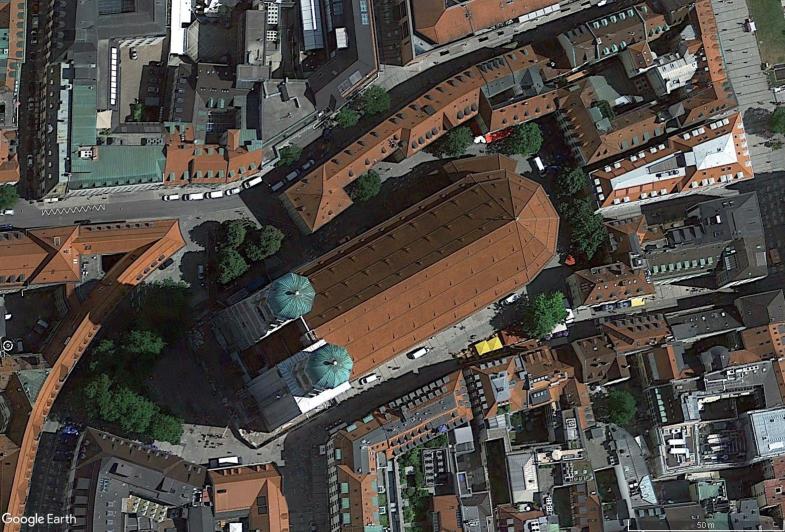
%> input picture Vorschläge_Archiv/Vorschlag_Schneider/Plane (2).jpg, 1570 x 1064 px (shown at 1/2 size)
$ octave Vorschlag_Schneider.m   (GNU Octave 9; MATLAB toolbox functions it lacks are replaced by stand-ins)
%> lines starting %> are read from the running program, lines starting %| are printed output that depends on the picture
%This is the code for my approach on the orientating problem
%The four point algorithm serves as the basis for aligning the images and
    %is paired with a standard RANSAC
%So far only two pictures can be compared at once, as this only serves an evaluation of
%this approach
%sorry for the messed up image names and that you have to manually read
%them in


%Steps:
%1.Extract features (Candidates: SURF,...)
%2.: Match features
%3.: 4PA on the features (Ransac for robustness) -> H
        % 4PA works without knowledge of K
%4.: Interpolate the Pixel values from its maped coordinates into the other
%Picture %as a step between: Scale the mapping into the other picture, so that third component of
%image coordinate is 1 (aka. is in the image plane)

%Evaluation:
%-Has problems finding enough feature points on images with strong
    %intensity changes, solution: probably split into R,G,B
%-Has Problems with frauenkirche-> to much perspective for 4PA, another
%algortihm might be desirable

%Special aspects:
%so far only the black and white image was used for feature matching
%Advantage: faster than all colours while probably equally precise
%put it in a function

%Currently, on some images not enough feature points are detected
%possible solutions:
    %1.:Adapt brightness(result of this was rather poor, so discard that)
    %2.:Also use colour information(e.g. as error handling use red, green,
        %blue instead of the initial gray or collect their locations from the beginning on and put them together into one 'correspondences vector)
        %This lead to slight improvement
    %3.:change the matching threshold and metric, etc (currently: MaxRatio
        %increased to 0.69 has yielded more image points)
    %4.:Use different descriptor(Porbably not desirable, SURF is fairly robust
        %to changes in iluminatioin)
 %2.&3. (especially 2.) seemed to be the most promising


close all;
close all hidden;
%1.: Feature extraction:
%first image:
I1 = imread('Plane (2).jpg'); %this needs to be adapted to: the file names and multile possible data formats
%> I1 is the input picture: size 1064x1570x3 uint8; mean R, G, B 80.3, 74.9, 69.5
I1=im2double(I1);
%> I1: size 1064x1570x3 double
if length(size(I1))>2
I1=rgb2gray(I1);
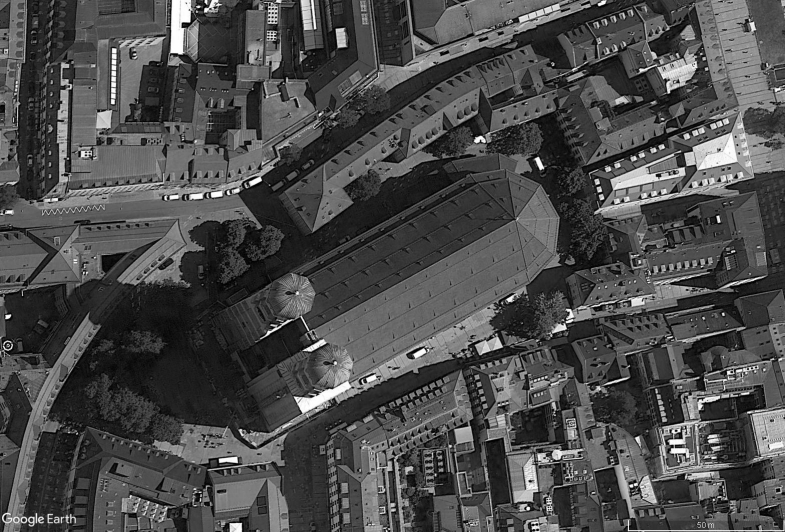
%> I1: size 1064x1570 double (shown at 1/2 size); min 0, max 1, mean 0.298
end
%second image:
I2 = imread('Plane (3).jpg');%this needs to be adapted to: the file names and multile possible data formats
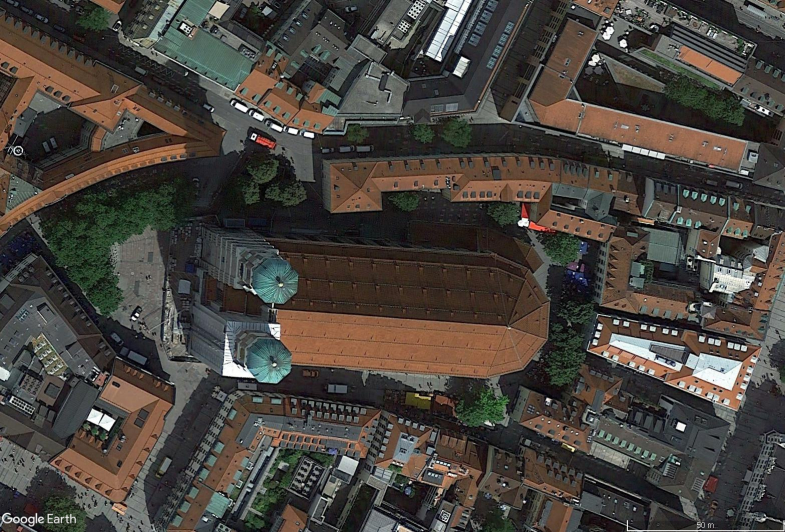
%> input picture Vorschläge_Archiv/Vorschlag_Schneider/Plane (3).jpg, 1570 x 1064 px (shown at 1/2 size)
%> I2 is the input picture: size 1064x1570x3 uint8; mean R, G, B 72.8, 67.5, 61.7
I2=im2double(I2);
%> I2: size 1064x1570x3 double
if length(size(I2))>2
I2=rgb2gray(I2);
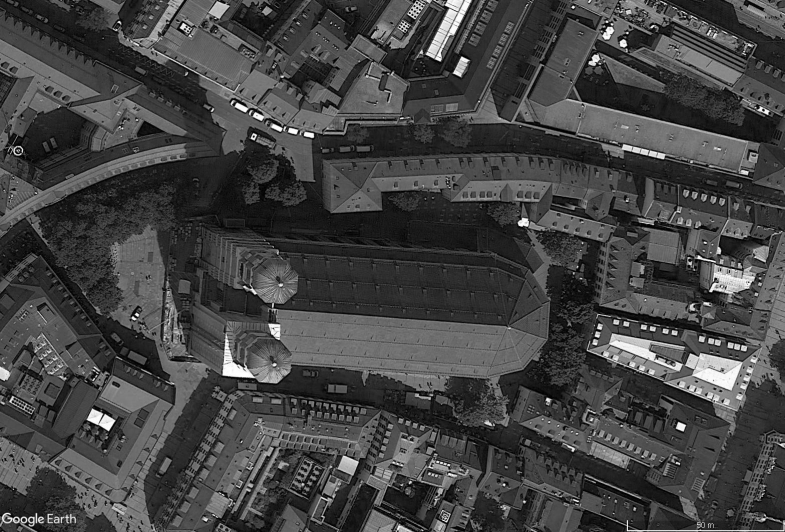
%> I2: size 1064x1570 double (shown at 1/2 size); min 0, max 1, mean 0.268
end


%SURF DETECTOR:
%> (the run ends here)
